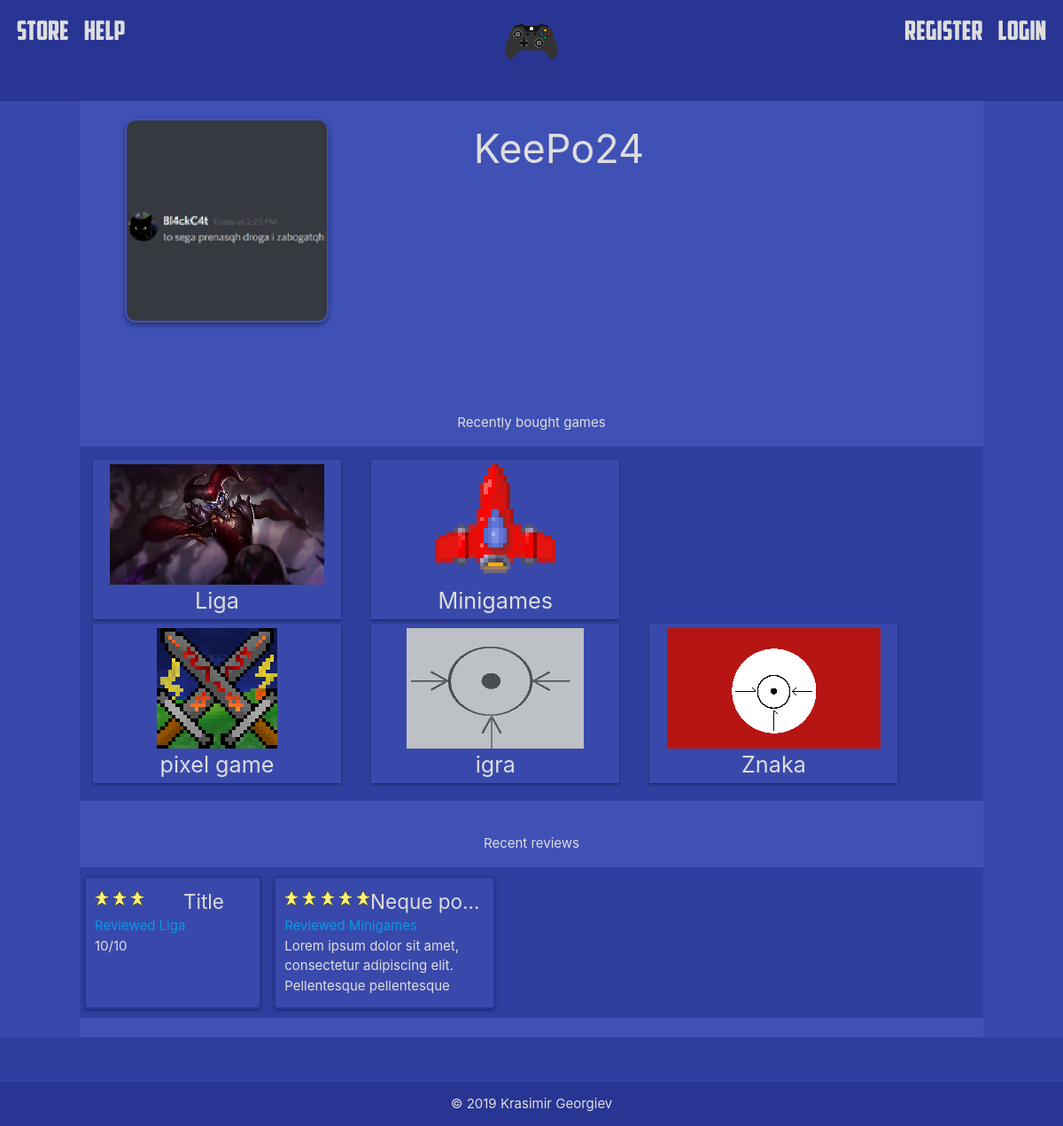
/users/profile/1, run on the app's committed database.
### users/models.py (models this page shows, shortened)
class Profile(models.Model):
	user = models.OneToOneField(User, on_delete=models.CASCADE)
	image = models.ImageField(default = "profile_images/default_profile.png", upload_to="profile_images")

### store/models.py (models this page shows, shortened)
class Game(models.Model):
	name = models.CharField(max_length = 128)
	description = models.TextField()
	price = models.IntegerField()
	thumbnail = models.ImageField(upload_to = 'game_thumbnails/')
	takes_two_columns = models.BooleanField(default=False)
	game_files = models.FileField(upload_to ='games/')
	release_date = models.DateTimeField(auto_now_add = True)
	tags = models.ManyToManyField('Tag')
	platforms = models.ManyToManyField('Platform')
	owners = models.ManyToManyField(User)
	def get_thumbnail_url(self):
		return settings.MEDIA_URL + self.thumbnail.name

class Review(models.Model):
	game = models.ForeignKey('Game', on_delete = models.CASCADE)
	user = models.ForeignKey(User, on_delete = models.CASCADE)
	title = models.CharField(max_length = 128)
	rating = models.IntegerField()
	description = models.TextField()

### users/views.py (the view, shortened to what this page needs)
# urls.py: re_path(r'^profile/(?P<pk>\d+)$', views.profile, name = "profile")
def profile(request, pk):
	user = (User.objects
		.select_related("profile")
		.prefetch_related("review_set", "game_set")
		.get(pk=pk)
		)
	profile = user.profile
	is_profile_owner = (user.pk == request.user.pk)
	reviews = user.review_set.select_related("game").all()
	games = user.game_set.all()
	update_form = None
	return render(request, "users/profile.html",
			{"profile": profile,
			 "is_profile_owner": is_profile_owner,
			 "update_form": update_form,
			 "reviews": reviews,
			 "games": games}
	)

### users/templates/users/profile.html (shortened to what this page needs)
{% extends 'users/layout.html' %}
{% load static %}
{% block head %}
	{{ block.super }}
{% endblock %}
{% block content %}
	<div class = "container">
		<div class = "main-info row">
			<img src = "{{ profile.image.url }}" class = "col s12 m4 l3 z-depth-2" id = "user-icon">
			<div class = "col s12 m1 l2"></div>
			<div class = "account_info col s12 m7 l7">
				<p id = "username" class = "">{{ profile.user.username }}</p>
			</div>
		</div>
		<br>
		<br>
	</div>
	<br>
	{% if games %}
	<p class = "center">Recently bought games</p>
	<div class = "game-tabs">
		{% for game in games %}
			{% if not forloop.counter|divisibleby:2 %}
			<div class = "game-tab-container">
				<a href = "{% url 'store:detail' pk=game.pk %}">
					<div class = "game-tab indigo darken-1 z-depth-1">
						<img src = "{{ game.get_thumbnail_url }}" id = "game-thumbnail" class = "game-image">
						<p id = "game-title" class = "center flow-text">{{ game.name }}</p>
					</div>
				</a>
			{% else %}
				<a href = "{% url 'store:detail' pk=game.pk %}" class = "">
					<div class = "game-tab indigo darken-1 z-depth-1">
						<img src = "{{ game.get_thumbnail_url }}" id = "game-thumbnail">
						<p id = "game-title" class = "center flow-text">{{ game.name }}</p>
					</div>
				</a>
			</div>
			{% endif %}
		{% endfor %}
		{% if not games|length|divisibleby:2 %}
			</div>
		{% endif %}
	</div>
	{% endif %}
	<br>
	{% if reviews %}
	<p class = "center">Recent reviews</p>
	<div class = "items-tab">
		{% for review in reviews %}
			<div class = "item-tab review indigo darken-1 z-depth-1">
				<div class = "valign-wrapper">
					<p id = "review-stars">
					{% for _ in ''|center:review.rating %}
						<img src = "{% static 'images/star_filled.png' %}">
					{% endfor %}
					</p>
					<p id = "review-title" class = "truncate">{{ review.title }}</p>
				</div>
				<a href = "{% url 'store:detail' review.game.pk %}" class = "truncate">Reviewed {{ review.game.name }}</a>
				<p id = "review-desc" class = "truncate">{{ review.description }}</p>
			</div>
		{% endfor %}
    </div>
    <br>
    {% endif %}
{% endblock %}

### static/css/main.css (style rules this page uses)
* { color: #ddd; }
html { height: 100%; }
body { position: relative; min-height: 100%; }
body::after { content: ''; display: block; height: 100px; }
img { image-rendering: pixelated; }
.items-tab { width: auto; overflow-x: auto; white-space: nowrap; padding: 10px 0; background-color: #303f9f; }
.items-tab .item-tab { height: 150px; max-width: 250px; margin: 0 5px; display: inline-block; }
.game-image { width: 100%; }
#user-icon { border-radius: 5%; padding: 2px; }
.container { width: 90%; padding-top: 20px; }

### users/static/css/users.css (style rules this page uses)
#username { font-size: 3em; margin: 0; }
.review { min-width: 200px; max-width: 300px; border: 2px solid #283593; border-radius: 4px; padding: 10px; display: inline-block; }
.review * { margin: 0; }
#review-stars { display: inline-block; width: 100px; }
#review-title { font-size: 1.5em; display: inline-block; max-width: 150px; }
#review-desc { white-space: normal; height: 70px; }
.game-tabs { height: 400px; width: auto; overflow-x: auto; overflow-y: hidden; white-space: nowrap; padding: 10px 0; background-color: #303f9f; }
.game-tabs .game-tab-container { width: 300px; height: 400px; margin: 0px 5px 10px 5px; padding: 0px 10px; display: inline-block; }
.game-tab-container .game-tab { height: 180px; width: 100%; margin: 5px 0; padding: 5px 10px; }
.game-tabs #game-title { height: 20%; margin: 0; }
.game-tabs #game-thumbnail { max-width: 250px; height: 100%; width: auto; margin: 0 auto; height: 80%; display: block; }

### data on the page
Profile: image (placeholder picture), user.username "KeePo24"
Game: get_thumbnail_url (picture), name "Liga"
Game: get_thumbnail_url (picture), name "pixel game"
Game: get_thumbnail_url (picture), name "Minigames"
Game: get_thumbnail_url (picture), name "igra"
Game: get_thumbnail_url (picture), name "Znaka"
Review: rating 3 (drawn), title "Title", game.name "Liga", description "10/10"
Review: rating 5 (drawn), title "Neque po…", game.name "Minigames", description "Lorem ipsum dolor sit amet, consectetur adipiscing elit. Pellentesque pellentesque…"
